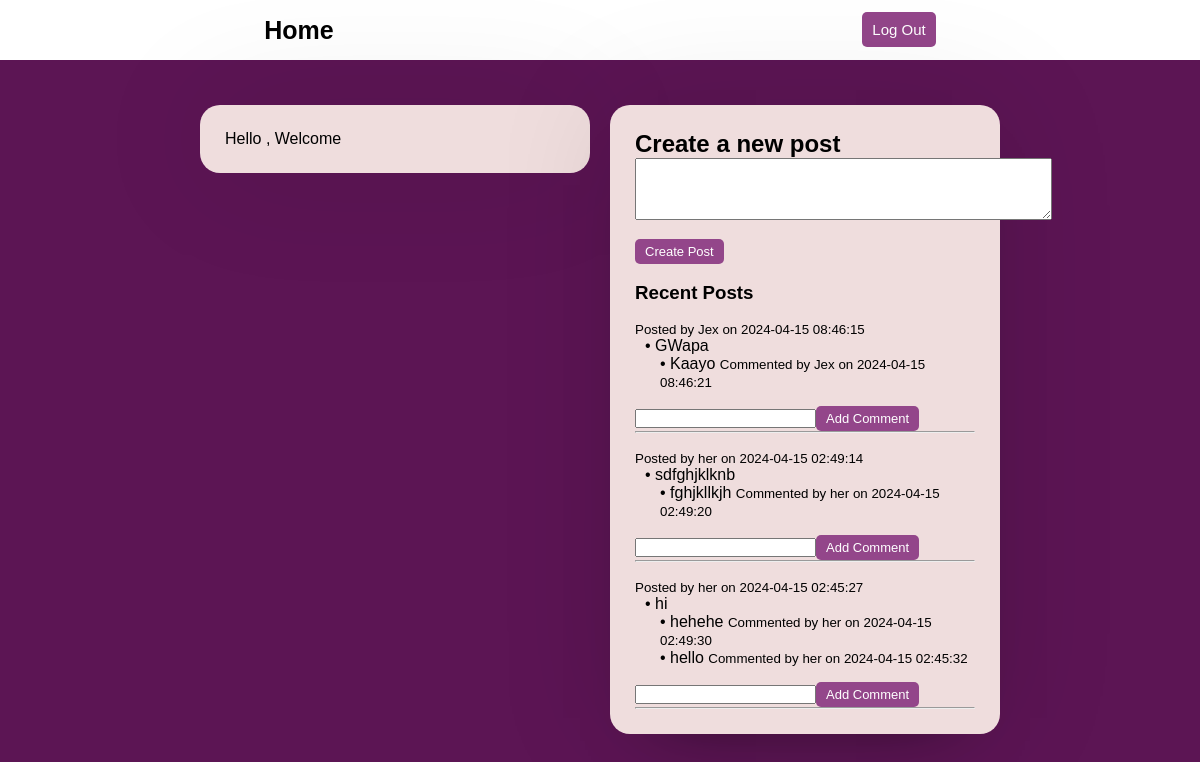
The app's page /home.php with its own data.
### tables this page shows
CREATE TABLE `posts` (
  `id` int(6) NOT NULL,
  `user_id` int(6) NOT NULL,
  `content` text DEFAULT NULL,
  `created_at` timestamp NOT NULL DEFAULT current_timestamp()
);

CREATE TABLE `users` (
  `id` int(6) NOT NULL,
  `username` varchar(50) NOT NULL,
  `email` varchar(50) NOT NULL,
  `password` varchar(255) NOT NULL,
  `created_at` timestamp NOT NULL DEFAULT current_timestamp()
);

CREATE TABLE `comments` (
  `id` int(6) UNSIGNED NOT NULL,
  `post_id` int(6) NOT NULL,
  `user_id` int(6) NOT NULL,
  `content` text DEFAULT NULL,
  `created_at` timestamp NOT NULL DEFAULT current_timestamp()
);

### home.php (the view, shortened to what this page needs)
<?php
include("php/config.php");
$sql = "SELECT posts.*, users.username AS username FROM posts INNER JOIN users ON posts.user_id = users.id ORDER BY posts.created_at DESC";
$result = $conn->query($sql);
?>
<!DOCTYPE html>
<html>
<head>
    <link rel="stylesheet" href="style/style.css">
</head>
<body>
    <div class="nav">
        <div class="logo">
            <p>Home</p>
        </div>
        <div class="right-links">
            <a href="php/logout.php"><button class="btn">Log Out</button></a>
        </div>
    </div>
    <main class="flex-container">
        <div class="main-box top">
            <div class="top">
                <div class="box">
                    <p>Hello <b><?php echo $res_username ?></b>, Welcome</p>
                </div>
            </div>
        </div>
        <div class="main-box bottom">
        <div class="bottom">
        <div class="box">
            <h2>Create a new post</h2>
            <form method="POST" action="<?php echo $_SERVER["PHP_SELF"]; ?>">
                <textarea name="content" rows="4" cols="50"></textarea><br>
                <input type="submit" class = "primary_btn" value="Create Post">
            </form>
            <br>
            <h3>Recent Posts</h3>
            <?php
            if ($result->num_rows > 0) {
                while ($row = $result->fetch_assoc()) {
                    $post_id = $row["id"];
                    $post_content = $row["content"];
                    $post_date = $row["created_at"];
                    $username = $row["username"];
                    echo "<br>";
                    echo "<small>Posted by $username on $post_date</small>";
                    echo "<div class='post-content'>";
                    echo "<p> • $post_content</p>";
                    echo "</div>";
                    $sql_comments = "SELECT comments.*, users.username AS comment_username
                                    FROM comments INNER JOIN users ON comments.user_id = users.id
                                    WHERE comments.post_id = $post_id ORDER BY comments.created_at DESC";
                    $comments_result = $conn->query($sql_comments);
                    if ($comments_result->num_rows > 0) {
                        echo "<ul>";
                        while ($comment = $comments_result->fetch_assoc()) {
                            $comment_content = $comment["content"];
                            $comment_date = $comment["created_at"];
                            $comment_username = $comment["comment_username"];
                            echo "<div class='comment-content'>";
                            echo "<p> • $comment_content <small>Commented by $comment_username on $comment_date</small></p>";
                            echo "</div>";
                        }
                        echo "</ul>";
                    }
                    echo "<form method='POST' action='{$_SERVER["PHP_SELF"]}'>";
                    echo "<input type='text' name='comment'>";
                    echo "<input type='submit' class = 'primary_btn' value='Add Comment'>";
                    echo "</form>";
                    echo "<hr>";
                }
            } else {
                echo "No posts found.";
            }
            ?>
            </div>
            </div>
        </div>
    </main>
</body>
</html>

### style/style.css (style rules this page uses)
* { padding: 0; margin: 0; box-sizing: border-box; font-family: 'Poppins', sans-serif; }
body { background: #5c1554; }
.box { background: #efdddd; display: flex; flex-direction: column; padding: 25px 25px; border-radius: 20px; box-shadow: 0 0 128px 0 rgba(0,0,0,0.1), 0 32px 64px -48px rgba(0,0,0,0.5); }
.btn { height: 35px; background: #93468a; border: 0; border-radius: 5px; color: #fff; font-size: 15px; cursor: pointer; transition: all .3s; margin-top: 10px; padding: 0px 10px; }
.primary_btn { height: 25px; background: #93468a; border: 0; border-radius: 5px; color: #fff; font-size: 13px; cursor: pointer; transition: all .3s; margin-top: 15px; padding: 0px 10px; }
.nav { background: #fff; display: flex; flex-direction: row; justify-content: space-around; line-height: 60px; z-index: 100; }
.logo { font-size: 25px; font-weight: 900; }
main { display: flex; align-items: flex-start; justify-content: center; margin-top: 35px; }
.main-box { display: flex; flex-direction: column; width: 50%; margin: 0 auto; }
.main-box .top { display: inline; flex-direction: column; justify-content: space-around; }
.top .box { margin-top: 10px; margin-right: 10px; margin-bottom: 15px; margin-left: 200px; }
.bottom .box { margin-top: 10px; margin-right: 200px; margin-bottom: 15px; margin-left: 10px; }
.post-content { margin-left: 10px; }
.comment-content { margin-left: 25px; }

### records on screen
posts: user.username "Jex", created_at "2024-04-15 08:46:15", content "GWapa"
comments: content "Kaayo", user.username "Jex", created_at "2024-04-15 08:46:21"
posts: user.username "her", created_at "2024-04-15 02:49:14", content "sdfghjklknb"
comments: content "fghjkllkjh", user.username "her", created_at "2024-04-15 02:49:20"
posts: user.username "her", created_at "2024-04-15 02:45:27", content "hi"
comments: content "hehehe", user.username "her", created_at "2024-04-15 02:49:30"
comments: content "hello", user.username "her", created_at "2024-04-15 02:45:32"
